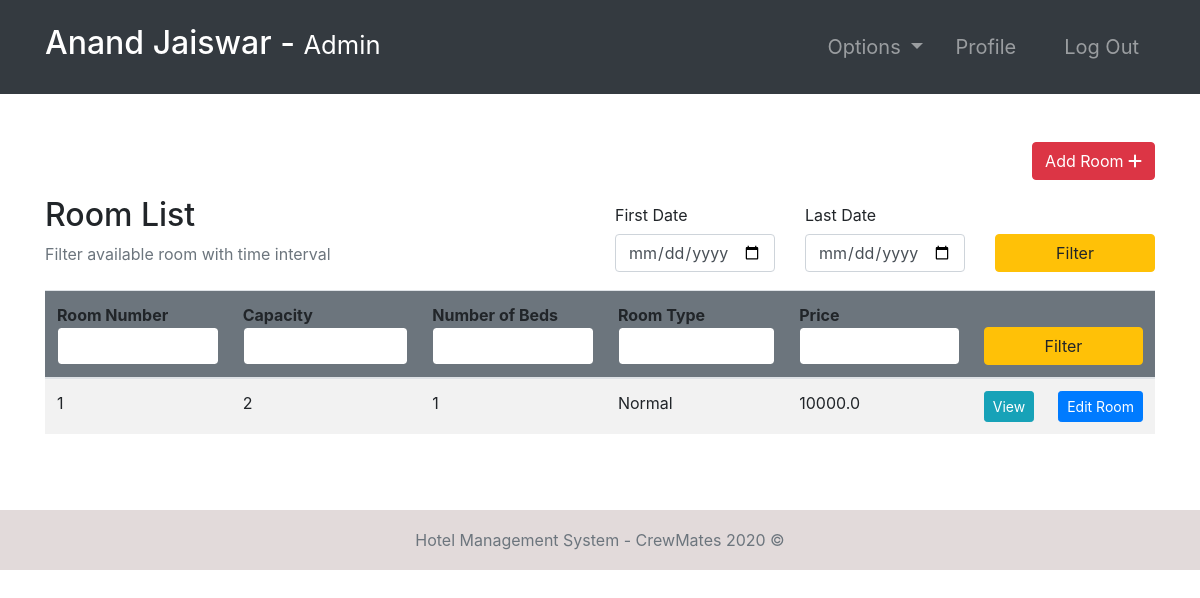
The app's page /rooms/ (signed in) with its own data.
### room/models.py (models this page shows, shortened)
class Room(models.Model):
    ROOM_TYPES = (
        ('King', 'King'),
        ('Luxury', 'Luxury'),
        ('Normal', 'Normal'),
        ('Economic', 'Economic'),
    )
    number = models.IntegerField(primary_key=True)
    capacity = models.SmallIntegerField()
    numberOfBeds = models.SmallIntegerField()
    roomType = models.CharField(max_length=20, choices=ROOM_TYPES)
    price = models.FloatField()
    statusStartDate = models.DateField(null=True)
    statusEndDate = models.DateField(null=True)

### room/views.py (the view, shortened to what this page needs)
# urls.py: path('rooms/', rooms, name="rooms"),
@ login_required(login_url='login')
def rooms(request):
    role = str(request.user.groups.all()[0])
    path = role + "/"
    rooms = Room.objects.all()
    firstDayStr = None
    lastDateStr = None
    def chech_availability(fd, ed):
        availableRooms = []
        for room in rooms:
            availList = []
            bookingList = Booking.objects.filter(roomNumber=room)
            if room.statusStartDate == None:
                for booking in bookingList:
                    if booking.startDate > ed.date() or booking.endDate < fd.date():
                        availList.append(True)
                    else:
                        availList.append(False)
                if all(availList):
                    availableRooms.append(room)
            else:
                if room.statusStartDate > ed.date() or room.statusEndDate < fd.date():
                    for booking in bookingList:
                        if booking.startDate > ed.date() or booking.endDate < fd.date():
                            availList.append(True)
                        else:
                            availList.append(False)
                        if all(availList):
                            availableRooms.append(room)
        return availableRooms
    context = {
        "role": role,
        'rooms': rooms,
        'fd': firstDayStr,
        'ld': lastDateStr
    }
    return render(request, path + "rooms.html", context)

### Templates/admin/rooms.html
{% extends '../index.html' %}
{% block context %}
{% include '../common_pages/rooms.html' %}
{% endblock %}

### Templates/incs/nav.html (shortened to what this page needs)
<nav class="navbar navbar-dark bg-dark navbar-expand-lg py-3 " role="navigation">
    <div class="container">
        <a href="" class="navbar-brand">
            <h2 class="text-capitalize">
                {{ request.user.first_name }} {{ request.user.last_name }} -
                <small>
                    {{ role }}
                </small>
            </h2>
        </a>
        <div class="collapse navbar-collapse" id="navbarTags">
            <ul class="navbar-nav ml-auto">
                <li class="nav-item dropdown p-2">
                    <a class="nav-link dropdown-toggle" href="#" id="navbarDropdown" role="button"
                        data-toggle="dropdown" aria-haspopup="true" aria-expanded="false">
                        Options
                    </a>
                </li>
                <li class="nav-item mr-3 p-2">
                    {% if role == 'staff' or role == 'receptionist' or role == 'admin' or role == 'manager' %}
                    <a href="{% url 'employee-profile' user.id %}" class="nav-link">Profile</a>
                    {% endif %}
                </li>
                <li class="nav-item p-2 ">
                    <a href="{% url 'logout' %}" class="nav-link">Log Out</a>
                </li>
            </ul>
        </div>
    </div>
</nav>

### Templates/common_pages/rooms.html (shortened to what this page needs)
<div class="container py-5 clearfix">
    <div class="clearfix">
        {% if role == "manager" or role == "admin" %}
        <a href="{% url 'add-room' %}" class="btn btn-danger rounded float-right">Add Room <i
                class="fas fa-plus"></i></a>
        {% endif %}
    </div>
    <div class="table-header row mt-3 clearfix">
        <div class="col-sm-12 col-md-12 col-lg-6 mb-4">
            <h2>Room List</h2>
            <span class="text-muted">Filter available room with time interval</span>
        </div>
        <div class="col-sm-12 col-md-12 col-lg-6">
            <form action="" method="POST">
                <div class="row">
                    <div class="form-group col-4">
                        <label for="example-date-input" class="col-form-label">First Date</label>
                        <div class="">
                            <input class="form-control" type="date" name="fd" value="{{fd}}" id="example-date-input">
                        </div>
                    </div>
                    <div class="form-group col-4">
                        <label for="example-date-input" class="col-form-label">Last Date</label>
                        <div class="">
                            <input class="form-control" type="date" name="ld" value="{{ld}}" id="example-date-input">
                        </div>
                    </div>
                    <div class="col-4" style="margin-top:38px;">
                        <button type="submit" name="dateFilter" class="btn btn-warning w-100">Filter</button>
                    </div>
                </div>
            </form>
        </div>
    </div>
    <table class="table table-hover table-striped">
        <thead class="bg-secondary rounded">
            <tr>
                <form action="" method="POST">
                    <th>Room Number<input type="number" name="number" value="{{number}}"
                            class="form-control border border-secondary"></th>
                    <th>Capacity<input type="number" name="capacity" value="{{capacity}}"
                            class="form-control border border-secondary"></th>
                    <th>Number of Beds<input type="number" name="nob" value="{{nob}}"
                            class="form-control border border-secondary"></th>
                    <th>Room Type<input type="text" name="type" value="{{type}}"
                            class="form-control border border-secondary"></th>
                    <th>Price <input type="number" step="0.01" name="price" value="{{price}}"
                            class="form-control border border-secondary"></th>
                    <th colspan="2"><button type="submit" name="filter" class="btn btn-warning w-100">Filter</button>
                    </th>
                </form>
            </tr>
        </thead>
        <tbody>
            {% for room in rooms %}
            <tr>
                <td>{{ room.number }}</td>
                <td>{{ room.capacity }}</td>
                <td>{{ room.numberOfBeds }}</td>
                <td>{{ room.roomType }}</td>
                <td>{{ room.price }}</td>
                {% if role != "guest" %}
                <td> <a href="{% url 'room-profile' room.number %}" class="btn btn-info btn-sm w-100">View</a>
                </td>
                {% if role == 'manager' or role == 'admin' %}<td> <a href="{% url 'room-edit' room.number %}"
                        class="btn btn-sm btn-primary w-100">Edit&nbsp;Room</a></td> {% endif %}
                {% endif %}
            </tr>
            {% endfor %}
        </tbody>
    </table>
</div>

### static/css/main.css (style rules this page uses)
* { margin: 0; padding: 0; -webkit-font-smoothing: antialiased; }
.clearfix { overflow: auto; }
body { position: relative; }
nav .nav-item { font-size: 20px; }

### records on screen
Room: number "1", capacity "2", numberOfBeds "1", roomType "Normal", price "10000.0"

### other values on screen
{{ request.user.first_name }} "Anand"
{{ request.user.last_name }} "Jaiswar"
{{ role }} "Admin"
